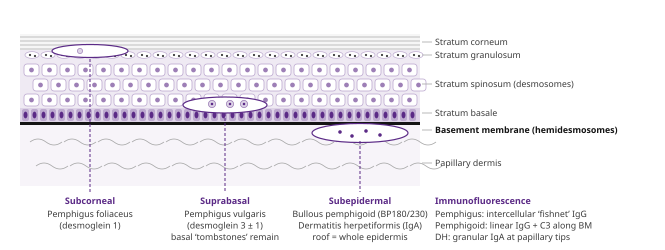

The script that drew this image:
"""Level of the split in blistering diseases (ch31). Run: python3 illus/ch31_blister_levels.py"""
import os, sys
sys.path.insert(0, os.path.join(os.path.dirname(__file__), "..", "tools"))
from diagrams import A, A60, A40, A20, A10, A05, INK, INK2, G20, G40, G05, esc

W, H = 665, 250
X0, X1 = 20, 420
yC0, yC1 = 34, 50      # stratum corneum
yG1 = 60               # granulosum bottom
yS1 = 108              # spinosum bottom
yB1 = 122              # basale bottom
yBM = 124              # basement membrane
yD1 = 186              # dermis bottom
o = [f'<svg xmlns="http://www.w3.org/2000/svg" viewBox="0 0 {W} {H}" width="{W}" height="{H}" font-family="BookSans, sans-serif">']

def t(x, y, s, size=8.4, w="400", fill=INK2, anchor="start", style=""):
    o.append(f'<text x="{x}" y="{y}" font-size="{size}" font-weight="{w}" fill="{fill}" text-anchor="{anchor}"{style}>{esc(s)}</text>')

# dermis
o.append(f'<rect x="{X0}" y="{yBM}" width="{X1-X0}" height="{yD1-yBM}" fill="{A05}"/>')
for x in range(X0 + 10, X1, 34):
    o.append(f'<path d="M{x},{yBM+18} q8,-6 16,0 t16,0" fill="none" stroke="{G40}" stroke-width="0.8"/>')
    o.append(f'<path d="M{x+6},{yBM+42} q8,-6 16,0 t16,0" fill="none" stroke="{G40}" stroke-width="0.8"/>')
# corneum (flat lamellae)
o.append(f'<rect x="{X0}" y="{yC0}" width="{X1-X0}" height="{yC1-yC0}" fill="{G05}"/>')
for y in range(yC0 + 3, yC1, 4):
    o.append(f'<line x1="{X0}" y1="{y}" x2="{X1}" y2="{y}" stroke="{G40}" stroke-width="0.7"/>')
# granulosum (flattened cells with dark granules)
o.append(f'<rect x="{X0}" y="{yC1}" width="{X1-X0}" height="{yG1-yC1}" fill="{A10}"/>')
for x in range(X0 + 6, X1 - 6, 16):
    o.append(f'<ellipse cx="{x+6}" cy="{(yC1+yG1)/2}" rx="7" ry="3.4" fill="#fff" stroke="{A40}" stroke-width="0.7"/>')
    o.append(f'<circle cx="{x+4}" cy="{(yC1+yG1)/2}" r="1.1" fill="{INK2}"/><circle cx="{x+9}" cy="{(yC1+yG1)/2+1}" r="1.1" fill="{INK2}"/>')
# spinosum (polygonal cells)
o.append(f'<rect x="{X0}" y="{yG1}" width="{X1-X0}" height="{yS1-yG1}" fill="{A10}"/>')
for row, y in enumerate((70, 85, 100)):
    off = 9 if row % 2 else 0
    for x in range(X0 + 4 + off, X1 - 8, 18):
        o.append(f'<rect x="{x}" y="{y-6}" width="15" height="12" rx="3" fill="#fff" stroke="{A40}" stroke-width="0.8"/>')
        o.append(f'<circle cx="{x+7.5}" cy="{y}" r="2.4" fill="{A60}"/>')
# basale (columnar cells)
o.append(f'<rect x="{X0}" y="{yS1}" width="{X1-X0}" height="{yB1-yS1}" fill="{A20}"/>')
for x in range(X0 + 2, X1 - 6, 9):
    o.append(f'<rect x="{x}" y="{yS1+1}" width="7" height="{yB1-yS1-2}" rx="2" fill="{A40}"/>')
    o.append(f'<ellipse cx="{x+3.5}" cy="{(yS1+yB1)/2}" rx="2" ry="3.4" fill="{A}"/>')
# basement membrane
o.append(f'<rect x="{X0}" y="{yB1}" width="{X1-X0}" height="{yBM-yB1+1}" fill="{INK}"/>')

# --- the three splits ---
# 1 subcorneal (pemphigus foliaceus)
o.append(f'<ellipse cx="90" cy="{yC1+1}" rx="38" ry="6.5" fill="#fff" stroke="{A}" stroke-width="1.2"/>')
o.append(f'<circle cx="80" cy="{yC1+1}" r="2.6" fill="{A20}" stroke="{A60}" stroke-width="0.7"/>')
# 2 suprabasal (pemphigus vulgaris): row of tombstones remains
o.append(f'<ellipse cx="225" cy="{yS1-3}" rx="42" ry="8" fill="#fff" stroke="{A}" stroke-width="1.2"/>')
for cx in (212, 230, 244):
    o.append(f'<circle cx="{cx}" cy="{yS1-4}" r="3.6" fill="{A20}" stroke="{A60}" stroke-width="0.8"/><circle cx="{cx}" cy="{yS1-4}" r="1.3" fill="{A}"/>')
# 3 subepidermal (BP / DH): whole epidermis is the roof
o.append(f'<ellipse cx="360" cy="{yBM+9}" rx="48" ry="9.5" fill="#fff" stroke="{A}" stroke-width="1.2"/>')
for cx, cy in ((340, yBM+8), (352, yBM+12), (366, yBM+7), (380, yBM+11)):
    o.append(f'<circle cx="{cx}" cy="{cy}" r="1.8" fill="{A}"/>')

# split pointers and labels under the dermis
cols = [
    (90, yC1 + 1, "Subcorneal", ["Pemphigus foliaceus", "(desmoglein 1)"]),
    (225, yS1 - 3, "Suprabasal", ["Pemphigus vulgaris", "(desmoglein 3 ± 1)", "basal ‘tombstones’ remain"]),
    (360, yBM + 9, "Subepidermal", ["Bullous pemphigoid (BP180/230)", "Dermatitis herpetiformis (IgA)", "roof = whole epidermis"]),
]
for cx, cy, head, lines in cols:
    o.append(f'<line x1="{cx}" y1="{cy+8}" x2="{cx}" y2="{yD1+6}" stroke="{A}" stroke-width="1" stroke-dasharray="3,2"/>')
    t(cx, yD1 + 18, head, 9, "700", A, "middle")
    for k, ln in enumerate(lines):
        t(cx, yD1 + 31 + 11.5 * k, ln, 8.8, "400", INK2, "middle")

# layer labels on the right
labels = [((yC0 + yC1) / 2, "Stratum corneum"), ((yC1 + yG1) / 2, "Stratum granulosum"),
          ((yG1 + yS1) / 2, "Stratum spinosum (desmosomes)"), ((yS1 + yB1) / 2 - 2, "Stratum basale"),
          (yBM + 6, "Basement membrane (hemidesmosomes)"), ((yBM + yD1) / 2 + 8, "Papillary dermis")]
for y, s in labels:
    o.append(f'<line x1="{X1+2}" y1="{y}" x2="{X1+12}" y2="{y}" stroke="{G40}" stroke-width="0.8"/>')
    t(X1 + 15, y + 3, s, 8.8, "700" if "membrane" in s else "400", INK if "membrane" in s else INK2)

# IF legend
t(X1 + 15, yD1 + 18, "Immunofluorescence", 9, "700", A)
for k, s in enumerate(["Pemphigus: intercellular ‘fishnet’ IgG", "Pemphigoid: linear IgG + C3 along BM", "DH: granular IgA at papillary tips"]):
    t(X1 + 15, yD1 + 31 + 11.5 * k, s, 8.8)
o.append("</svg>")

out = os.path.join(os.path.dirname(os.path.abspath(__file__)), "ch31_blister_levels.svg")
open(out, "w", encoding="utf-8").write("\n".join(o))
print("wrote", out)
